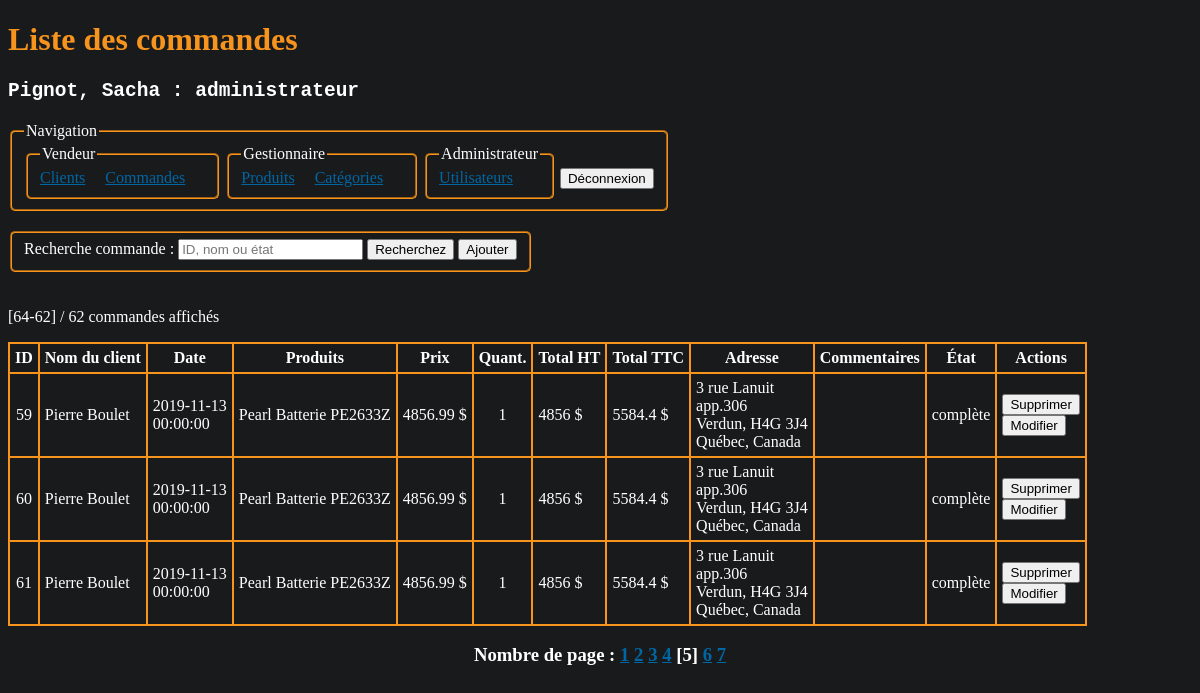
/commandes/index.php?page=5 (signed in), run on the app's committed database.
### tables this page shows
CREATE TABLE IF NOT EXISTS `commandes_produits` (
  `fk_commande_id` INT NOT NULL,
  `fk_produit_id` INT NOT NULL,
  `commande_produit_quantite` INT NOT NULL,
  PRIMARY KEY (`fk_produit_id`, `fk_commande_id`),
  INDEX `fk_commandes_has_produits_produits1_idx` (`fk_produit_id` ASC),
  INDEX `fk_commandes_has_produits_Commandes1_idx` (`fk_commande_id` ASC),
  CONSTRAINT `fk_commandes_has_produits_commandes1`
    FOREIGN KEY (`fk_commande_id`)
    REFERENCES `commandes` (`commande_id`)
    ON DELETE NO ACTION
    ON UPDATE NO ACTION,
  CONSTRAINT `fk_commandes_has_produits_produits1`
    FOREIGN KEY (`fk_produit_id`)
    REFERENCES `produits` (`produit_id`)
    ON DELETE NO ACTION
    ON UPDATE NO ACTION);

CREATE TABLE IF NOT EXISTS `commandes` (
  `commande_id` INT NOT NULL AUTO_INCREMENT,
  `commande_date` TIMESTAMP NOT NULL DEFAULT CURRENT_TIMESTAMP,
  `commande_adresse` VARCHAR(255) NOT NULL,
  `commande_adresse2` VARCHAR(255) NULL,
  `commande_adresse_ville` VARCHAR(255) NOT NULL,
  `commande_adresse_cp` VARCHAR(255) NOT NULL,
  `commande_etat` VARCHAR(255) NOT NULL DEFAULT "en cours",
  `commande_commentaires` VARCHAR(255) NULL,
  `fk_client_id` INT NOT NULL,
  PRIMARY KEY (`commande_id`),
  INDEX `fk_commandes_clients_idx` (`fk_client_id` ASC),
  CONSTRAINT `fk_commandes_clients`
    FOREIGN KEY (`fk_client_id`)
    REFERENCES `clients` (`client_id`)
    ON DELETE NO ACTION
    ON UPDATE NO ACTION);

### inc/sql.php (called while the page is built, shortened)
    <?php
function NombreProduitsParCommandes($conn)
{
    $req = "SELECT fk_commande_id, COUNT(fk_produit_id) AS 'nombre_de_produits' FROM commandes_produits GROUP BY fk_commande_id";
    if ($result = mysqli_query($conn, $req)) {
        $nbResult = mysqli_num_rows($result);
        $liste = array();
        if ($nbResult) {
            mysqli_data_seek($result, 0);
            while ($row = mysqli_fetch_array($result, MYSQLI_ASSOC)) {
                $liste[] = $row;
            }
        }
        return $liste;
    } else {
        errSQL($conn);
        exit;
    }
}
function NombreCommandes($conn)
{
    $req = "SELECT COUNT(commande_id) AS 'nombre' FROM commandes";
    if ($result = mysqli_query($conn, $req)) {
        $nbResult = mysqli_num_rows($result);
        if ($nbResult) {
            mysqli_data_seek($result, 0);
            $row = mysqli_fetch_array($result, MYSQLI_ASSOC);
            $nombre = $row["nombre"];
        }
        return $nombre;
    } else {
        errSQL($conn);
        exit;
    }
}
function ListerCommandes($conn, $recherche = "", $offset, $nbrParPage)
{
    $recherche = "%" . $recherche . "%";
    $req = "SELECT
    C.commande_id as 'commande_id',
    CONCAT(CL.client_prenom, ' ', CL.client_nom) as 'client_nom',
    SUBSTRING(C.commande_date, 1, 10) as 'date',
    SUBSTRING(C.commande_date, 12, 8) as 'heure',
    P.produit_nom as 'produit',
    CP.commande_produit_quantite as 'quantite',
    P.produit_prix as 'prix',
    C.commande_adresse as 'adresse',
    C.commande_adresse2 as 'adresse2',
    C.commande_adresse_ville as 'adresse_ville',
    C.commande_adresse_cp as 'adresse_cp',
    C.commande_commentaires as 'commentaires',
    C.commande_etat as 'etat'
    FROM
        commandes as C
    INNER JOIN
        commandes_produits as CP on CP.fk_commande_id = C.commande_id
    INNER JOIN
        produits as P on P.produit_id = CP.fk_produit_id
    INNER JOIN
        clients as CL on CL.client_id = C.fk_client_id
    WHERE (CL.client_prenom LIKE '$recherche') OR (CL.client_nom LIKE '$recherche') OR (C.commande_id LIKE '$recherche') OR (C.commande_etat LIKE '$recherche')
    ORDER BY `commande_id` ASC
    LIMIT $offset, $nbrParPage";
    if ($result = mysqli_query($conn, $req, MYSQLI_STORE_RESULT)) {
        $nbResult = mysqli_num_rows($result);
        $liste = array();
        if ($nbResult) {
            mysqli_data_seek($result, 0);
            $commande_id = "";
            $commande_client = "";
            $commande_date = "";
            $commande_heure = "";
            $commande_produit = "";
            $commande_produit_quantite = "";
            $commande_produit_prix = "";
            $commande_total_HT = "";
            $commande_total_TTC = "";
            $commande_adresse = "";
            $commande_adresse2 = "";
            $commande_adresse_ville = "";
            $commande_adresse_cp = "";
            $commande_commentaires = "";
            $commande_etat = "";
            while ($row = mysqli_fetch_array($result, MYSQLI_ASSOC)) {
                if ($commande_id !== $row['commande_id']) {
                    if ($commande_id !== "") {
                        $liste[] = array(
                            'commande_id' => $commande_id,
                            'commande_client' => $commande_client,
                            'commande_date' => $commande_date,
                            'commande_heure' => $commande_heure,
                            'commande_produit' => $commande_produit,
                            'commande_produit_quantite' => $commande_produit_quantite,
                            'commande_produit_prix' => $commande_produit_prix,
                            'commande_total_ht' => $commande_total_HT,
                            'commande_total_ttc' => $commande_total_TTC,
                            'commande_adresse' => $commande_adresse,
                            'commande_adresse2' => $commande_adresse2,
                            'commande_adresse_ville' => $commande_adresse_ville,
                            'commande_adresse_cp' => $commande_adresse_cp,
                            'commande_commentaires' => $commande_commentaires,
                            'commande_etat' => $commande_etat
                        );
                    }
                    $commande_id = $row['commande_id'];
                    $commande_client = $row['client_nom'];
                    $commande_date = $row['date'];
                    $commande_heure = $row['heure'];
                    $commande_produit = [];
                    $commande_produit_prix = [];
                    $commande_produit_quantite = [];
                    $commande_adresse = $row['adresse'];
                    $commande_adresse2 = $row['adresse2'];
                    $commande_adresse_ville = $row['adresse_ville'];
                    $commande_adresse_cp = $row['adresse_cp'];
                    $commande_commentaires = $row['commentaires'];
                    $commande_etat = $row['etat'];
                }
                $commande_produit[] = $row['produit'];
                $commande_produit_prix[] = $row['prix'] . " $";
                $commande_produit_quantite[] = $row['quantite'];
                $commande_total_HT = 0;
                for ($i = 0; $i < count($commande_produit_prix); ++$i) {
                    $commande_total_HT = $commande_total_HT + intval($commande_produit_prix[$i]);
                }
                $commande_total_TTC = $commande_total_HT * 1.15;
                $commande_total_HT = $commande_total_HT . " $";
                $commande_total_TTC = $commande_total_TTC . " $";
            }
            $liste[] = array(
                'commande_id' => $commande_id,
                'commande_client' => $commande_client,
                'commande_date' => $commande_date,
                'commande_heure' => $commande_heure,
                'commande_produit' => $commande_produit,
                'commande_produit_prix' => $commande_produit_prix,
                'commande_produit_quantite' => $commande_produit_quantite,
                'commande_total_ht' => $commande_total_HT,
                'commande_total_ttc' => $commande_total_TTC,
                'commande_adresse' => $commande_adresse,
                'commande_adresse2' => $commande_adresse2,
                'commande_adresse_ville' => $commande_adresse_ville,
                'commande_adresse_cp' => $commande_adresse_cp,
                'commande_commentaires' => $commande_commentaires,
                'commande_etat' => $commande_etat
            );
            return $liste;
        } else {
            return $liste;
        }
    }
}
            mysqli_rollback($conn); ?>

### commandes/index.php (the view, shortened to what this page needs)
<?php
require_once("../inc/sql.php");
$recherche = isset($_POST['recherche']) ? trim($_POST['recherche']) : "";
$nombreCommandes = NombreCommandes($conn);
$nombrePages = ceil($nombreCommandes / 10);
$pageActuelle = 1;
if (isset($_GET['page'])) {
    $pageActuelle = $_GET['page'];
} elseif ($pageActuelle > $nombrePages) {
    $pageActuelle = $nombrePages;
} else {
    $pageActuelle = 1;
}
$produitsParCommandes = NombreProduitsParCommandes($conn);
$nombres_de_produits_pour_dix_commandes = 0;
for ($i = 0; $i < 10; ++$i) {
    $nombres_de_produits_pour_dix_commandes += $produitsParCommandes[$i]['nombre_de_produits'];
}
$nbrParPage =  $nombres_de_produits_pour_dix_commandes;
$offset = ($pageActuelle - 1) * $nombres_de_produits_pour_dix_commandes;
$liste = ListerCommandes($conn, $recherche, $offset, $nbrParPage);
?>
<!DOCTYPE html>
<html lang="fr">
<head>
    <link rel="stylesheet" href="../assets/css/main.css">
</head>
<body>
    <h1>Liste des commandes</h1>
    <h2>
        <pre><?= $_SESSION['utilisateur']["utilisateur_nom"] . ", " . $_SESSION['utilisateur']["utilisateur_prenom"] . " : " . $_SESSION['utilisateur']["utilisateur_type"] ?></pre>
    </h2>
    <?php include("../menu.php"); ?>
    <form id="recherche" action="" method="post">
        <fieldset>
            <label>Recherche commande : </label>
            <input type="text" name="recherche" value="<?= $recherche ?>" placeholder="ID, nom ou état">
            <input type="submit" value="Recherchez">
            <button class="ajout"><a href="ajout.php">Ajouter</a></button>
        </fieldset>
    </form>
    <p>[<?= $offset ?>-<?= ($offset + 10) > $nombreCommandes ? $nombreCommandes : ($offset + 10) ?>] / <?= $nombreCommandes ?> commandes affichés</p>
    <table>
        <tr>
            <th>ID</th>
            <th>Nom du client</th>
            <th>Date</th>
            <th>Produits</th>
            <th>Prix</th>
            <th>Quant.</th>
            <th>Total HT</th>
            <th>Total TTC</th>
            <th>Adresse</th>
            <th>Commentaires</th>
            <th>État</th>
            <th>Actions</th>
        </tr>
        <?php
        foreach ($liste as $row) :
        ?>
            <tr>
                <td style="text-align: center;"><?= $row["commande_id"] ?></td>
                <td><?= $row["commande_client"] ?></td>
                <td><?= $row["commande_date"] . "<br>" . $row["commande_heure"] ?></td>
                <td><?= implode("<br>", $row["commande_produit"]) ?></td>
                <td style="text-align: center;"><?= implode("<br>", $row["commande_produit_prix"]) ?></td>
                <td style="text-align: center;"><?= implode("<br>", $row["commande_produit_quantite"]) ?></td>
                <td><?= $row["commande_total_ht"] ?></td>
                <td><?= $row["commande_total_ttc"] ?></td>
                <td><?php echo $row["commande_adresse"];
                    echo isset($row["commande_adresse2"]) ? "<br>" . $row["commande_adresse2"] : "";
                    echo "<br>" . $row["commande_adresse_ville"] . ", " . $row["commande_adresse_cp"] .
                        "<br>Québec, Canada" ?></td>
                <td><?= $row["commande_commentaires"] ?></td>
                <td><?= $row["commande_etat"] ?></td>
                <td>
                    <form action="" method="post">
                        <input type="submit" value="Supprimer">
                    </form>
                    <form action="" method="post">
                        <input type="submit" value="Modifier">
                    </form>
                </td>
            </tr>
        <?php endforeach; ?>
    </table>
    <h3 class="pagination">Nombre de page :
        <?php
        for ($i = 1; $i <= $nombrePages; ++$i) {
            if ($i == $pageActuelle) {
                echo "[" . $i . "] ";
            } else {
                echo "<a href=index.php?page=" . $i . ">" . $i . "</a> ";
            }
        }
        ?>
    </h3>
</body>
</html>

### assets/css/style.css (style rules this page uses)
body { background-color: #181a1b; color: white; padding-bottom: 200px; }
h1 { color: #F7941D; }
a { color: #0066a4; }
button a { text-decoration: none; color: black; }
fieldset { display: inline; border-radius: 5px; border-color: #F7941D ; margin-bottom: 20px; }
table { border-collapse: collapse; }
table,th, td { border: 2px solid #F7941D; }
th, td { padding: 5px; }
.pagination { text-align: center; }

### data on the page
commandes_produits: fk_commande.commande_id "59", commande_client "Pierre Boulet", commande_date "2019-11-13", commande_heure "00:00:00", commande_produit "Pearl Batterie PE2633Z", commande_produit_prix "4856.99 $", commande_produit_quantite "1", commande_total_ht "4856 $", commande_total_ttc "5584.4 $", fk_commande.commande_adresse "3 rue Lanuit", fk_commande.commande_adresse2 "app.306", fk_commande.commande_adresse_ville "Verdun", fk_commande.commande_adresse_cp "H4G 3J4", fk_commande.commande_etat "complète"
commandes_produits: fk_commande.commande_id "60", commande_client "Pierre Boulet", commande_date "2019-11-13", commande_heure "00:00:00", commande_produit "Pearl Batterie PE2633Z", commande_produit_prix "4856.99 $", commande_produit_quantite "1", commande_total_ht "4856 $", commande_total_ttc "5584.4 $", fk_commande.commande_adresse "3 rue Lanuit", fk_commande.commande_adresse2 "app.306", fk_commande.commande_adresse_ville "Verdun", fk_commande.commande_adresse_cp "H4G 3J4", fk_commande.commande_etat "complète"
commandes_produits: fk_commande.commande_id "61", commande_client "Pierre Boulet", commande_date "2019-11-13", commande_heure "00:00:00", commande_produit "Pearl Batterie PE2633Z", commande_produit_prix "4856.99 $", commande_produit_quantite "1", commande_total_ht "4856 $", commande_total_ttc "5584.4 $", fk_commande.commande_adresse "3 rue Lanuit", fk_commande.commande_adresse2 "app.306", fk_commande.commande_adresse_ville "Verdun", fk_commande.commande_adresse_cp "H4G 3J4", fk_commande.commande_etat "complète"

### other printed values
$_SESSION['utilisateur']["utilisateur_nom"] "Pignot"
$_SESSION['utilisateur']["utilisateur_prenom"] "Sacha"
$_SESSION['utilisateur']["utilisateur_type"] "administrateur"
$offset "64"
$nombreCommandes "62"
